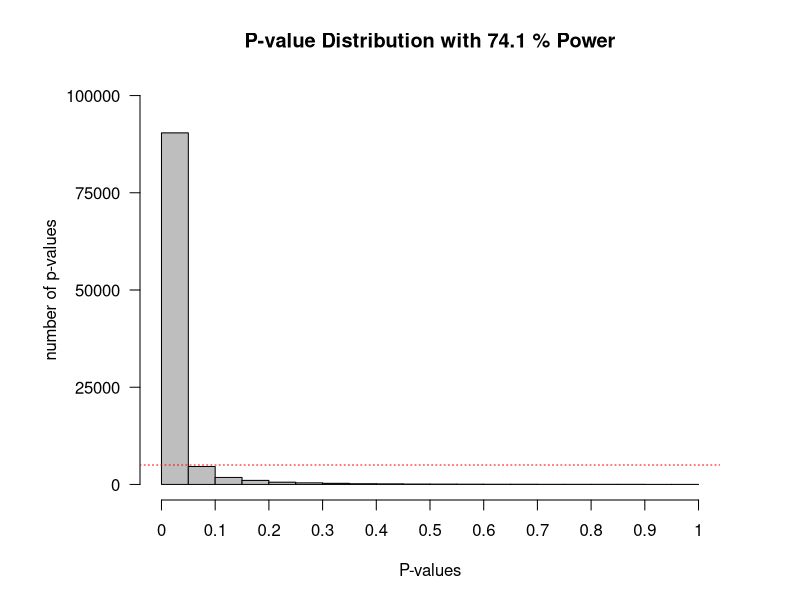

Here is the R script that generated this plot:
#Load pwr package to easily calculate the statistical power
if(!require(pwr)){install.packages('pwr')}
library(pwr)
#Disable scientific notation (1.05e10)
options(scipen=999)
#Set number of simulations
nSims <- 100000 #number of simulated experiments

M<-107 #Mean IQ score in the sample (will be compared with 100 in a one-sample t-test)
n<-51 #set sample size
SD<-15 #SD of the simulated data
#With a mean difference of 6, and SD of 15, and a sample size of 26, the test has 50% power)

p <-numeric(nSims) #set up empty variable to store all simulated p-values
bars<-20
#Run simulation
for(i in 1:nSims){ #for each simulated experiment
    x<-rnorm(n = n, mean = M, sd = SD) #Simulate data with specified mean, standard deviation, and sample size
    z<-t.test(x, mu=100) #perform the t-test against mu (set to value you want to test against)
    p[i]<-z$p.value #get the p-value and store it
}

#Check power by summing significant p-values and dividing by number of simulations
(sum(p < 0.05)/nSims) #power
#Calculate power formally by power analysis
power<-pwr.t.test(d=(M-100)/SD, n=n,sig.level=0.01,type="one.sample",alternative="two.sided")$power #determines M when power > 0. When power = 0, will set  M = 100.

#Plot figure
#png(file="P-valueDist.png",width=4000,height=3000, , units = "px", res = 500)
op <- par(mar = c(5,7,4,4)) #change white-space around graph
hist(p, breaks=bars, xlab="P-values", ylab="number of p-values\n", axes=FALSE,
     main=paste("P-value Distribution with",round(power*100, digits=1),"% Power"),
     col="grey", xlim=c(0,1),  ylim=c(0, nSims))
axis(side=1, at=seq(0,1, 0.1), labels=seq(0,1,0.1))
axis(side=2, at=seq(0,nSims, nSims/4), labels=seq(0,nSims, nSims/4), las=2)
abline(h=nSims/bars, col = "red", lty=3)
#dev.off()
